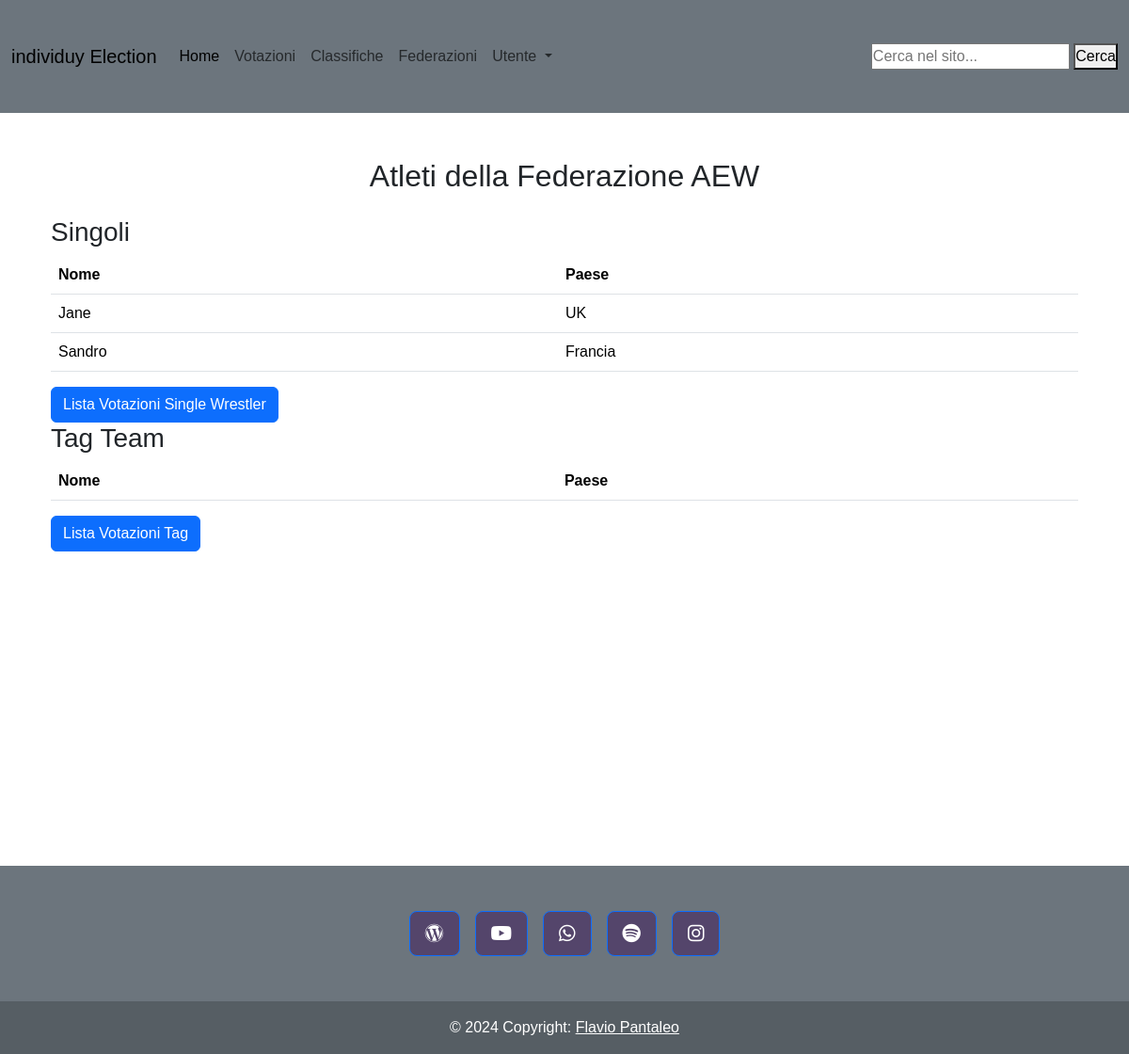
Screenshot of /index.php?page=lista_per_federazioni&id_federation=2 with the database file from the repository.
### tables this page shows
CREATE TABLE `federations` (
  `id_federation` int(11) NOT NULL,
  `name` varchar(200) DEFAULT NULL,
  `description` text DEFAULT NULL
);

CREATE TABLE `wrestlers` (
  `id_wrestler` int(11) NOT NULL,
  `name` varchar(200) DEFAULT NULL,
  `country` varchar(200) DEFAULT NULL,
  `category_id` int(11) DEFAULT NULL,
  `federation_id` int(11) DEFAULT NULL,
  `is_active` tinyint(1) DEFAULT 1
);

### app/Controllers/FederationController.php (called while the page is built, shortened)
<?php
class FederationController {
    private $federationDAO;
    public function __construct() {
        $this->federationDAO = new FederationDAO();
    }
    public function getFederationPerId($id) {
        return $this->federationDAO->getFederationPerId($id);
    }
}

### app/Core/DB.php (called while the page is built, shortened)
<?php
class DB {
    protected function connect (){
        try {
            $localHost = $_ENV['DB_HOST'];
            $dbname = $_ENV['DB_NAME'];
            $user = $_ENV['DB_USER'];
            $pass = $_ENV['DB_PASS'];
            $conn = new PDO("mysql:host=".$localHost.";dbname=".$dbname.";",$user, $pass);
            return $conn;
        } catch (PDOException $e) {
            echo $e->getMessage() . "<br> Database Connection Error";
            die();
        }
    }
}
?>

### app/DAO/FederationDAO.php (called while the page is built, shortened)
<?php
class FederationDAO extends DB {
    public function getFederationPerId($id) {
        try {
            $stmt = $this->connect()->prepare("SELECT * FROM federations WHERE id_federation = ?");
            $stmt->execute([$id]);
            $federationDB = $stmt->fetch(PDO::FETCH_ASSOC);
            if ($federationDB) {
                return new Federation(
                    $federationDB['id_federation'],
                    $federationDB['name'],
                    $federationDB['description']
                );
            }
            return null;
        } catch (PDOException $e) {
            error_log("PDOException in getFederationPerId: " . $e->getMessage());
            return null;
        }
    }
}

### app/Models/Federation.php (called while the page is built, shortened)
<?php
class Federation {
    public function __construct($id, $name, $description) {
        $this->name = $name;
    }
}
?>

### app/Controllers/WrestlerController.php (called while the page is built, shortened)
<?php
class WrestlerController {
    private $wrestlerDAO;
    public function __construct() {
        $this->wrestlerDAO = new WrestlerDAO();
    }
    public function getWrestlersByFederation($federationId) {
        return $this->wrestlerDAO->getWrestlersByFederation($federationId);
    }
}

### app/DAO/WrestlerDAO.php (called while the page is built, shortened)
<?php
class WrestlerDAO extends DB {
    public function getWrestlersByFederation($federationId) {
        try {
            $stmt = $this->connect()->prepare("SELECT w.id_wrestler, w.name, w.country, f.name AS federation
                                               FROM wrestlers w
                                               LEFT JOIN federations f ON w.federation_id = f.id_federation
                                               WHERE w.federation_id = ?");
            $stmt->execute([$federationId]);
            return $stmt->fetchAll(PDO::FETCH_ASSOC);
        } catch (PDOException $e) {
            error_log("PDOException in getWrestlersByFederation: " . $e->getMessage());
            return [];
        }
    }
}

### resources/Views/votazioni/federation/lista_per_federazioni.php (the view, shortened to what this page needs)
<?php
    $id_federation = isset($_GET['id_federation']) ? $_GET['id_federation'] : null;
    if ($id_federation) {
        $listWrestlers = $wrestlerController->getWrestlersByFederation($id_federation);
        $federationName = $federationController->getFederationPerId($id_federation)->name;
    } else {
        echo "<script>alert('Nessuna federazione specificata!'); window.location.href='index.php';</script>";
    }
?>
<main class="container">
    <div class="container py-5">
        <h2 class="text-center mb-4">Atleti della Federazione <?php echo htmlspecialchars($federationName); ?></h2>
        <h3>Singoli</h3>
        <table class="table">
            <thead>
                <tr>
                    <th>Nome</th>
                    <th>Paese</th>
                </tr>
            </thead>
            <tbody>
                <?php foreach($listWrestlers as $wrestler): ?>
                    <tr>
                        <td><?php echo htmlspecialchars($wrestler['name']); ?></td>
                        <td><?php echo htmlspecialchars($wrestler['country']); ?></td>
                    </tr>
                <?php endforeach; ?>
            </tbody>
        </table>
        <div>
            <a href="index.php?page=votazione_dettaglio_wrestler" class="btn btn-primary">Lista Votazioni Single Wrestler</a>
        </div>
        <h3>Tag Team</h3>
        <table class="table">
            <thead>
                <tr>
                    <th>Nome</th>
                    <th>Paese</th>
                </tr>
            </thead>
        </table>
        <div>
            <a href="index.php?page=votazione_dettaglio_tag_team" class="btn btn-primary">Lista Votazioni Tag</a>
        </div>
    </div>
</main>

### rows the page displays
federations: name "AEW"
wrestlers: name "Jane", country "UK"
wrestlers: name "Sandro", country "Francia"
